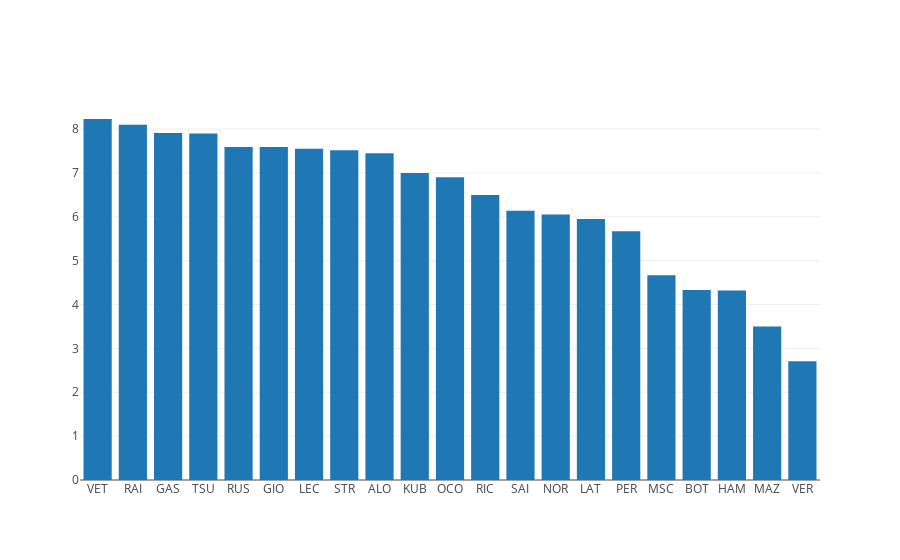

The notebook cell saved with this chart:
### Code cell
val driverCodes = results
    .select("code")
    .as[String]
    .collect()
    .toList

val lapsLed = results
    .select("avgPositionsLost")
    .as[String]
    .collect()
    .toList

val data = Seq(
  Bar(
      driverCodes,  
      lapsLed
  )
)

val layout = Layout( 
  barmode = BarMode.Group
)

plot(data, layout)

### Figure 1 — Plotly figure (JSON) as saved in the notebook; plotly's stock layout.template omitted (floating-point values rounded to 4 significant figures)
{"data": [{"type": "bar", "x": ["VET", "RAI", "GAS", "TSU", "RUS", "GIO", "LEC", "STR", "ALO", "KUB", "OCO", "RIC", "SAI", "NOR", "LAT", "PER", "MSC", "BOT", "HAM", "MAZ", "VER"], "y": ["8.23", "8.1", "7.91", "7.9", "7.59", "7.59", "7.55", "7.52", "7.45", "7.0", "6.9", "6.5", "6.14", "6.05", "5.95", "5.67", "4.67", "4.33", "4.32", "3.5", "2.71"]}], "layout": {"barmode": "group"}}
